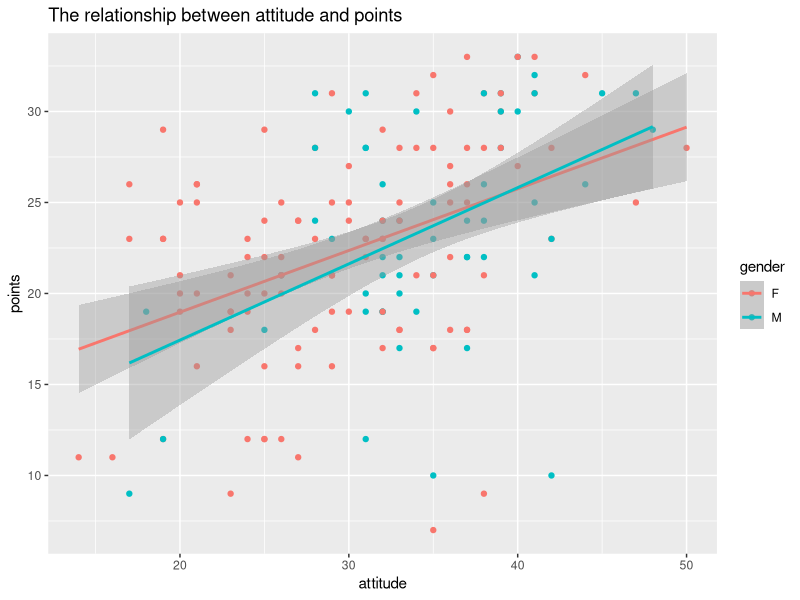
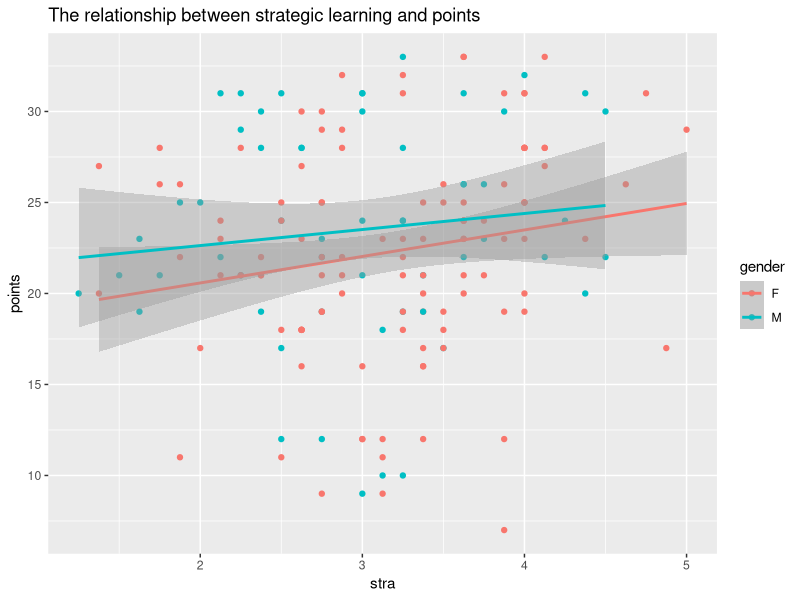
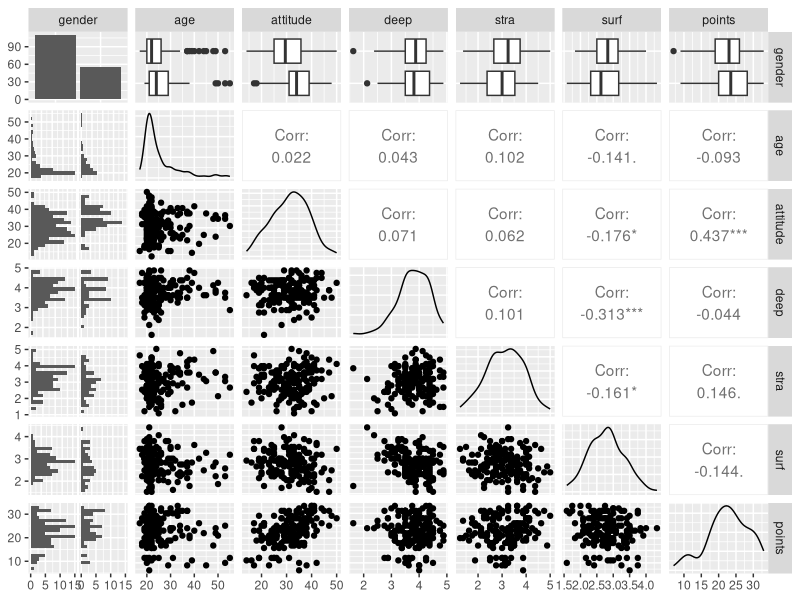
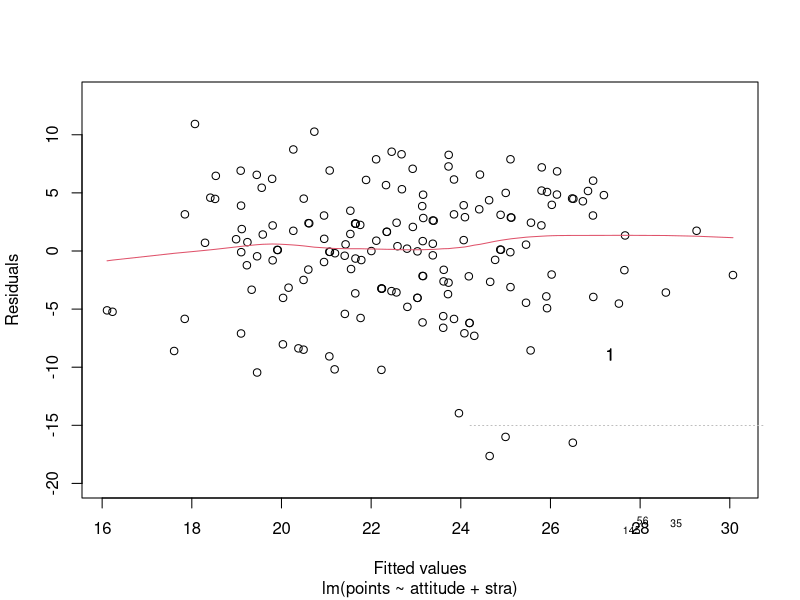
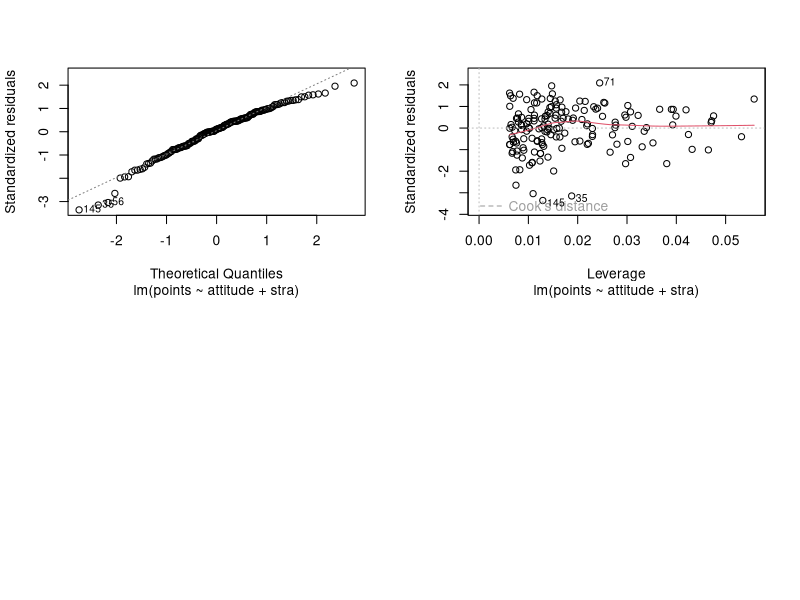

Here is the R script that generated these plots, in order:
## ---- chunk 1
lrn2014 <- read.csv("learning2014.csv")
lrn2014
str(lrn2014)
## ---- chunk 2
str(lrn2014)
dim(lrn2014)
## ---- chunk 3
summary(lrn2014)
install.packages("ggplot2")
library(ggplot2)
## ---- chunk 4
A <- ggplot(lrn2014, aes(x= attitude, y=points, col=gender))
B <- A +geom_point()
C <- B + geom_smooth(method = "lm")
Figure1 <- C + ggtitle("The relationship between attitude and points")
Figure1
## ---- chunk 5
D <- ggplot(lrn2014, aes(x=stra, y=points, col=gender))
D1 <- D + geom_point()
D2 <- D1 + geom_smooth(method="lm")
Figure2 <- D2 + ggtitle("The relationship between strategic learning and points")
Figure2
## ---- chunk 6
install.packages("GGally")
library(GGally)
ggpairs(lrn2014, lower= list(combo = wrap("facethist", bins = 20)))
## ---- chunk 7
my_reg <- lm(points ~ attitude + stra + surf, data = lrn2014 )
summary(my_reg)
## ---- chunk 8
my_reg2 <- lm(points ~ attitude + stra, data = lrn2014)
summary(my_reg2)
## ---- chunk 9
my_reg3 <- lm(points ~ attitude, data=lrn2014)
summary(my_reg3)
## ---- chunk 10
errors <- plot(my_reg2, which= c(1,2,5), par(mfrow= c(2,2)))
